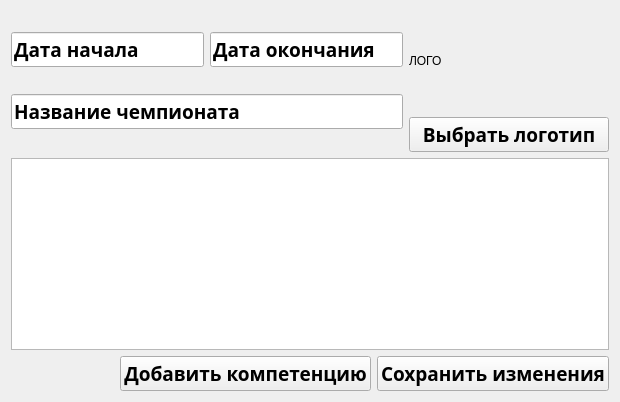
                <widget class="QWidget" name="championshipEditPage">
                 <layout class="QVBoxLayout" name="verticalLayout_11">
                  <item>
                   <layout class="QHBoxLayout" name="horizontalLayout_10">
                    <item>
                     <layout class="QVBoxLayout" name="verticalLayout_10">
                      <item>
                       <layout class="QHBoxLayout" name="horizontalLayout_11">
                        <item>
                         <widget class="QLineEdit" name="startDateLine">
                          <property name="minimumSize">
                           <size>
                            <width>50</width>
                            <height>0</height>
                           </size>
                          </property>
                          <property name="font">
                           <font>
                            <family>Akrobat SemiBold</family>
                            <pointsize>14</pointsize>
                            <bold>true</bold>
                           </font>
                          </property>
                          <property name="text">
                           <string>Дата начала</string>
                          </property>
                         </widget>
                        </item>
                        <item>
                         <widget class="QLineEdit" name="endDateLine">
                          <property name="minimumSize">
                           <size>
                            <width>50</width>
                            <height>0</height>
                           </size>
                          </property>
                          <property name="font">
                           <font>
                            <family>Akrobat SemiBold</family>
                            <pointsize>14</pointsize>
                            <bold>true</bold>
                           </font>
                          </property>
                          <property name="text">
                           <string>Дата окончания</string>
                          </property>
                         </widget>
                        </item>
                       </layout>
                      </item>
                      <item>
                       <widget class="QLineEdit" name="titleLine">
                        <property name="minimumSize">
                         <size>
                          <width>350</width>
                          <height>0</height>
                         </size>
                        </property>
                        <property name="font">
                         <font>
                          <family>Akrobat SemiBold</family>
                          <pointsize>14</pointsize>
                          <bold>true</bold>
                         </font>
                        </property>
                        <property name="text">
                         <string>Название чемпионата</string>
                        </property>
                       </widget>
                      </item>
                     </layout>
                    </item>
                    <item>
                     <layout class="QVBoxLayout" name="verticalLayout_30">
                      <item>
                       <widget class="QLabel" name="logoLabel">
                        <property name="minimumSize">
                         <size>
                          <width>200</width>
                          <height>100</height>
                         </size>
                        </property>
                        <property name="text">
                         <string>ЛОГО</string>
                        </property>
                       </widget>
                      </item>
                      <item>
                       <widget class="QPushButton" name="pushButton">
                        <property name="font">
                         <font>
                          <family>Akrobat SemiBold</family>
                          <pointsize>14</pointsize>
                          <bold>true</bold>
                         </font>
                        </property>
                        <property name="text">
                         <string>Выбрать логотип</string>
                        </property>
                       </widget>
                      </item>
                     </layout>
                    </item>
                   </layout>
                  </item>
                  <item>
                   <widget class="QTableWidget" name="competitionTable"/>
                  </item>
                  <item>
                   <layout class="QHBoxLayout" name="horizontalLayout_16">
                    <item>
                     <spacer name="horizontalSpacer_9">
                      <property name="orientation">
                       <enum>Qt::Horizontal</enum>
                      </property>
                      <property name="sizeHint" stdset="0">
                       <size>
                        <width>40</width>
                        <height>20</height>
                       </size>
                      </property>
                     </spacer>
                    </item>
                    <item>
                     <widget class="QPushButton" name="addCompetitionButton">
                      <property name="sizePolicy">
                       <sizepolicy hsizetype="Fixed" vsizetype="Fixed">
                        <horstretch>0</horstretch>
                        <verstretch>0</verstretch>
                       </sizepolicy>
                      </property>
                      <property name="minimumSize">
                       <size>
                        <width>100</width>
                        <height>30</height>
                       </size>
                      </property>
                      <property name="font">
                       <font>
                        <family>Akrobat SemiBold</family>
                        <pointsize>14</pointsize>
                        <bold>true</bold>
                       </font>
                      </property>
                      <property name="text">
                       <string>Добавить компетенцию</string>
                      </property>
                     </widget>
                    </item>
                    <item>
                     <widget class="QPushButton" name="saveCompetitionButton">
                      <property name="sizePolicy">
                       <sizepolicy hsizetype="Fixed" vsizetype="Fixed">
                        <horstretch>0</horstretch>
                        <verstretch>0</verstretch>
                       </sizepolicy>
                      </property>
                      <property name="minimumSize">
                       <size>
                        <width>100</width>
                        <height>30</height>
                       </size>
                      </property>
                      <property name="font">
                       <font>
                        <family>Akrobat SemiBold</family>
                        <pointsize>14</pointsize>
                        <bold>true</bold>
                       </font>
                      </property>
                      <property name="text">
                       <string>Сохранить изменения</string>
                      </property>
                     </widget>
                    </item>
                   </layout>
                  </item>
                 </layout>
                </widget>
